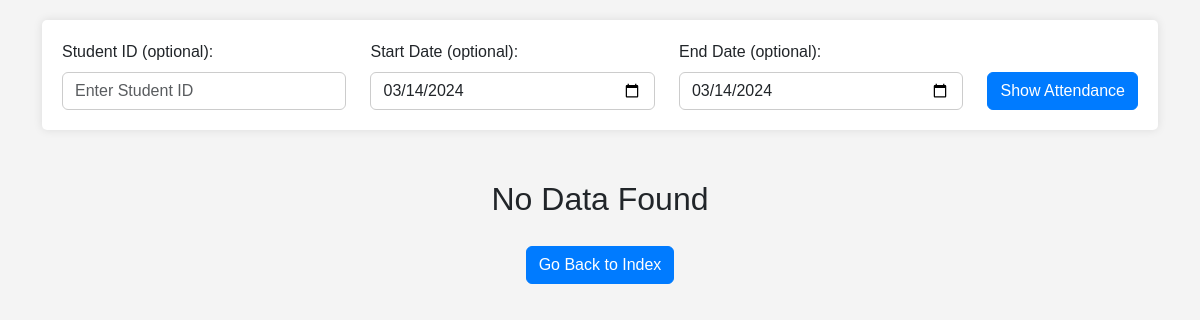
The app's page /attendance, older data.
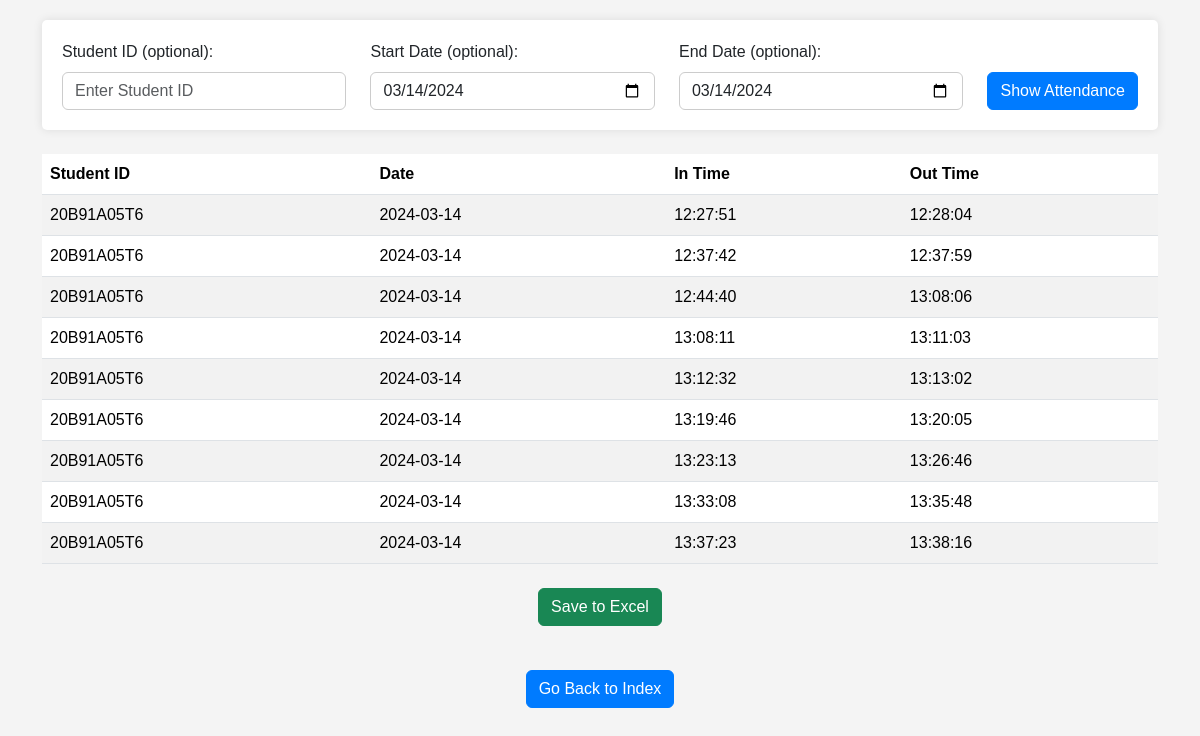
The same page, newer data.
### tables this page shows
CREATE TABLE Attendance (
                    AttendanceID TEXT PRIMARY KEY,
                    StudentID INTEGER,
                    Date DATE,
                    InTime TEXT,
                    OutTime TEXT,
                    FOREIGN KEY(StudentID) REFERENCES Students(StudentID)
                );

### app.py (the view)
@app.route('/attendance', methods=['GET', 'POST'])
def show_attendance():
    global temp_attendance_data
    student_id = ''  # Default value
    today_str = date.today().strftime('%Y-%m-%d')  # Today's date as a string in 'YYYY-MM-DD' format
    if request.method == 'POST':
        student_id = request.form.get('StudentID', '').upper()
        start_date = request.form.get('StartDate', '')
        end_date = request.form.get('EndDate', '')
    else:
        start_date = today_str
        end_date = today_str
    start_date_obj = datetime.strptime(start_date, '%Y-%m-%d') if start_date else None
    end_date_obj = datetime.strptime(end_date, '%Y-%m-%d') if end_date else None
    conn = sqlite3.connect('attendance.db')
    cursor = conn.cursor()
    query = "SELECT StudentID, Date, InTime, OutTime FROM Attendance"
    conditions = []
    params = []
    if student_id:
        conditions.append("StudentID = ?")
        params.append(student_id)
    if start_date_obj and end_date_obj:
        conditions.append("Date BETWEEN ? AND ?")
        params.extend([start_date, end_date])
    elif start_date_obj:
        conditions.append("Date >= ?")
        params.append(start_date)
    elif end_date_obj:
        conditions.append("Date <= ?")
        params.append(end_date)
    if conditions:
        query += " WHERE " + " AND ".join(conditions)
    cursor.execute(query, params)
    attendance_data = cursor.fetchall()
    conn.close()
    if not attendance_data:
        return render_template('attendance.html', no_data=True, attendance_data=[], student_id=student_id, start_date=start_date, end_date=end_date)
    else:
        temp_attendance_data = attendance_data
        return render_template('attendance.html', no_data=False, attendance_data=attendance_data, student_id=student_id, start_date=start_date, end_date=end_date)

### templates/attendance.html (shortened to what this page needs)
<!doctype html>
<html lang="en">
<head>
    <link href="https://cdn.jsdelivr.net/npm/bootstrap@5.3.1/dist/css/bootstrap.min.css" rel="stylesheet">
</head>
<body>
    <div class="container">
        <div class="search-container">
            <form action="/attendance" method="post" class="row align-items-end">
                <div class="col">
                    <label for="StudentID" class="form-label">Student ID (optional):</label>
                    <input type="text" id="StudentID" name="StudentID" class="form-control" placeholder="Enter Student ID" value="{{ student_id }}">
                </div>
                <div class="col">
                    <label for="StartDate" class="form-label">Start Date (optional):</label>
                    <input type="date" id="StartDate" name="StartDate" class="form-control" value="{{ start_date }}">
                </div>
                <div class="col">
                    <label for="EndDate" class="form-label">End Date (optional):</label>
                    <input type="date" id="EndDate" name="EndDate" class="form-control" value="{{ end_date }}">
                </div>
                <div class="col-auto">
                    <button type="submit" class="btn btn-primary">Show Attendance</button>
                </div>
            </form>
        </div>
        {% if no_data %}
        <div class="no-data">
            <h2>No Data Found</h2>
            <a href="/" class="btn btn-primary go-back-btn">Go Back to Index</a>
        </div>
        {% else %}
        <table class="table table-striped mt-4">
            <thead>
                <tr>
                    <th scope="col">Student ID</th>
                    <th scope="col">Date</th>
                    <th scope="col">In Time</th>
                    <th scope="col">Out Time</th>
                </tr>
            </thead>
            <tbody>
                {% for record in attendance_data %}
                <tr>
                    <td>{{ record[0] }}</td>
                    <td>{{ record[1] }}</td>
                    <td>{{ record[2] }}</td>
                    <td>{{ record[3] }}</td>
                </tr>
                {% endfor %}
            </tbody>
        </table>
        <div class="text-center mt-4">
            {% if attendance_data %}
            <a href="{{ url_for('download_excel') }}" class="btn btn-success">Save to Excel</a>
            {% endif %}
        </div>
        <div class="text-center mt-4">
            <a href="/" class="btn btn-primary go-back-btn">Go Back to Index</a>
        </div>
        {% endif %}
    </div>
</body>
</html>

Row changes from the older to the newer data that the page shows:
added Attendance: StudentID "20B91A05T6", Date "2024-03-14", InTime "12:27:51", OutTime "12:28:04"
added Attendance: StudentID "20B91A05T6", Date "2024-03-14", InTime "12:37:42", OutTime "12:37:59"
added Attendance: StudentID "20B91A05T6", Date "2024-03-14", InTime "12:44:40", OutTime "13:08:06"
added Attendance: StudentID "20B91A05T6", Date "2024-03-14", InTime "13:08:11", OutTime "13:11:03"
added Attendance: StudentID "20B91A05T6", Date "2024-03-14", InTime "13:12:32", OutTime "13:13:02"
added Attendance: StudentID "20B91A05T6", Date "2024-03-14", InTime "13:19:46", OutTime "13:20:05"
added Attendance: StudentID "20B91A05T6", Date "2024-03-14", InTime "13:23:13", OutTime "13:26:46"
added Attendance: StudentID "20B91A05T6", Date "2024-03-14", InTime "13:33:08", OutTime "13:35:48"
added Attendance: StudentID "20B91A05T6", Date "2024-03-14", InTime "13:37:23", OutTime "13:38:16"
Text that changed along with them:
text no longer shown: "No Data Found"
text now shown: "Student ID Date In Time Out Time Save to Excel"
